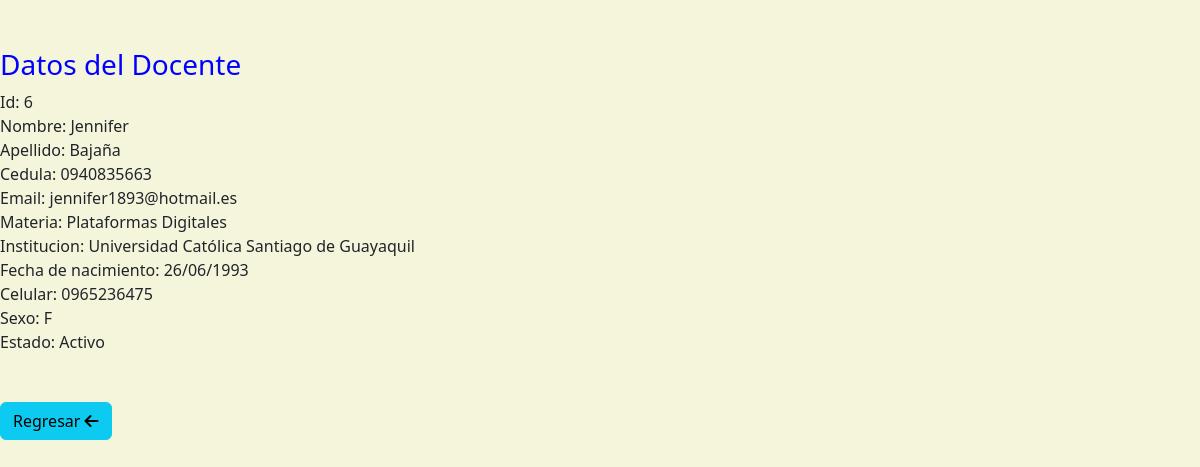
The app's page /ver_docente/6 with its own data.
### docentes/models.py (models this page shows)
class Docente(models.Model):
    SEXO = [
        ("M", "Masculino"),
        ("F", "Femenino"),
    ]
    nombre = models.CharField(max_length=20)
    apellido = models.CharField(max_length=20)
    cedula = models.CharField(max_length=10)
    sexo = models.CharField(max_length=1, choices=SEXO, null=True)
    email = models.CharField(max_length=50)
    institucion = models.ForeignKey(Institucion, on_delete=models.SET_NULL, null=True)
    materia = models.ForeignKey(Materia, on_delete=models.SET_NULL, null=True)
    fecha_de_nacimiento = models.CharField(max_length=50)
    celular = models.CharField(max_length=10)
    activo = models.BooleanField(default=True)
    def __str__(self):
        return f'{self.id} - {self.apellido}  {self.nombre}'

class Materia(models.Model):
    nombre = models.CharField(max_length=100)
    horas = models.IntegerField(null=True)
    institucion = models.ForeignKey(Institucion, on_delete=models.SET_NULL, null=True)
    alumno = models.ForeignKey(Alumno, on_delete=models.SET_NULL, null=True)
    def __str__(self):
        return f'{self.nombre}'

class Institucion(models.Model):
    nombre = models.CharField(max_length=100, null=True)
    direccion = models.CharField(max_length=100, null=True)
    numero = models.CharField(max_length=10, null=True)
    def __str__(self):
        return f'{self.nombre}'

### docentes/views.py (the view)
# urls.py: path('ver_docente/<int:id>', ver_docente),
def ver_docente(request, id):
    docente = get_object_or_404(Docente, pk=id)
    datos ={'docente': docente}
    print(docente)
    pagina = loader.get_template('docentes/ver.html')
    return HttpResponse(pagina.render(datos, request))

### docentes/templates/docentes/ver.html (shortened to what this page needs)
<!DOCTYPE html>
<html lang="en">
<head>
    {% load static %}
    <link href="{% static 'fontawesomefree/css/fontawesome.css' %}" rel="stylesheet" type="text/css">
    <link href="{% static 'fontawesomefree/css/brands.css' %}" rel="stylesheet" type="text/css">
    <link href="{% static 'fontawesomefree/css/solid.css' %}" rel="stylesheet" type="text/css">
    <link href="https://cdn.jsdelivr.net/npm/bootstrap@5.3.2/dist/css/bootstrap.min.css" rel="stylesheet">
</head>
<body>
    <br>
    <br>
    <h3>Datos del Docente</h3>
Id: {{docente.id}}<br>
Nombre: {{docente.nombre}}<br>
Apellido: {{docente.apellido}}<br>
Cedula: {{docente.cedula}}<br>
Email: {{docente.email}}<br>
Materia: {{docente.materia}}<br>
Institucion: {{docente.institucion}}<br>
Fecha de nacimiento: {{docente.fecha_de_nacimiento}}<br>
Celular: {{docente.celular}}<br>
Sexo: {{docente.sexo}}<br>
Estado: {% if docente.activo %}
                            Activo
                      {% else %}
                            Inactivo
                      {% endif %}<br>
    <br>
    <br>
    <a href="{%url 'inicio'%}" class="btn btn-info">Regresar <i class="fa-solid fa-arrow-left"></i></a><br>
</body>
</html>

### docentes/templates/docentes/ver.html (style rules this page uses)
body { background-color:beige; }
h3 { color:blue; }

### records on screen
Docente: id "6", nombre "Jennifer", apellido "Bajaña", cedula "0940835663", email "jennifer1893@hotmail.es", materia "Plataformas Digitales", institucion "Universidad Católica Santiago de Guayaquil", fecha_de_nacimiento "26/06/1993", celular "0965236475", sexo "F"
